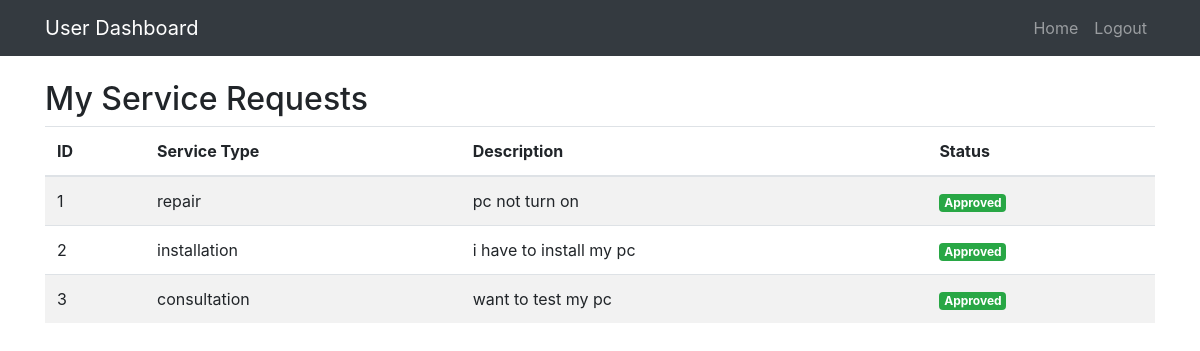
Page /my-requests/ on the earlier database version.
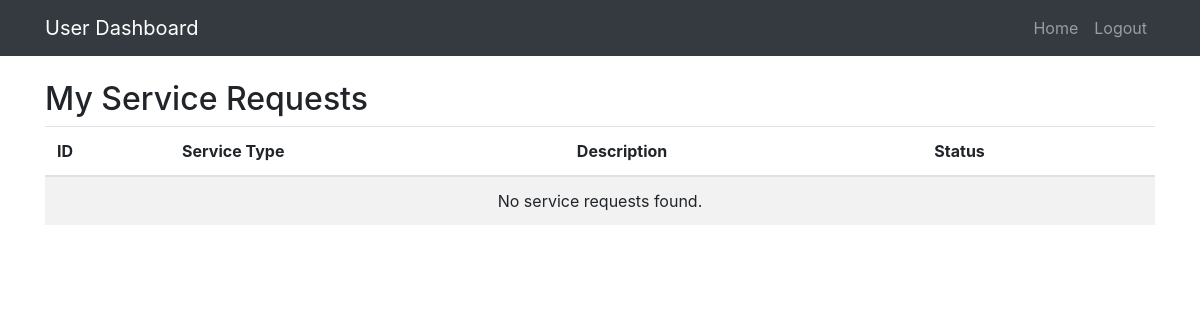
Same page on the later database version.
### pc_app/models.py (models this page shows)
class services(models.Model):
    name=models.CharField(max_length=255 ,null=True)
    email=models.CharField(max_length=50)
    service_type=models.CharField(max_length=150)
    description=models.TextField()
    status = models.CharField(max_length=20, default='Pending')

### pc_app/views.py (the view)
# urls.py: path('my-requests/', views.user_service_requests, name='user_service_requests'),
def user_service_requests(request):
    user_requests = services.objects.all()
    context = {
        'user_requests': user_requests
    }
    return render(request, 'user/user_service_requests.html', context)

### template/user/user_service_requests.html (shortened to what this page needs)
<!DOCTYPE html>
<html lang="en">
<head>
    <link href="https://stackpath.bootstrapcdn.com/bootstrap/4.5.2/css/bootstrap.min.css" rel="stylesheet">
</head>
<body>
<nav class="navbar navbar-expand-lg navbar-dark bg-dark">
    <div class="container">
        <a class="navbar-brand" href="#">User Dashboard</a>
        <div class="collapse navbar-collapse" id="navbarNav">
            <ul class="navbar-nav ml-auto">
                <li class="nav-item">
                    <a class="nav-link" href="#">Home</a>
                </li>
                <li class="nav-item">
                    <a class="nav-link" href="{% url 'logout' %}">Logout</a>
                </li>
            </ul>
        </div>
    </div>
</nav>
<div class="container mt-4">
    <h2>My Service Requests</h2>
    <table class="table table-striped">
        <thead>
            <tr>
                <th>ID</th>
                <th>Service Type</th>
                <th>Description</th>
                <th>Status</th>
            </tr>
        </thead>
        <tbody>
            {% for request in user_requests %}
            <tr>
                <td>{{ request.id }}</td>
                <td>{{ request.service_type }}</td>
                <td>{{ request.description }}</td>
                <td>
                    {% if request.status == 'Approved' %}
                        <span class="badge badge-success">Approved</span>
                    {% elif request.status == 'Rejected' %}
                        <span class="badge badge-danger">Rejected</span>
                    {% else %}
                        <span class="badge badge-warning">Pending</span>
                    {% endif %}
                </td>
            </tr>
            {% empty %}
            <tr>
                <td colspan="4" class="text-center">No service requests found.</td>
            </tr>
            {% endfor %}
        </tbody>
    </table>
</div>
</body>
</html>

Differences in the rows shown:
removed services: id "1", service_type "repair", description "pc not turn on", status "Approved"
removed services: id "2", service_type "installation", description "i have to install my pc", status "Approved"
removed services: id "3", service_type "consultation", description "want to test my pc", status "Approved"
Other differences:
text now shown: "No service requests found."
